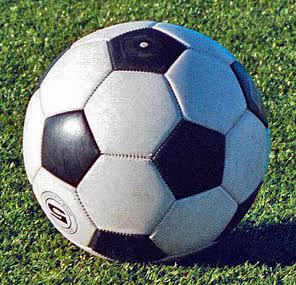
#> input picture OpenCv_Rectangle/images.jpg, 296 x 285 px
$ python main.py
#> lines starting #> are read from the running program, lines starting #| are printed output that depends on the picture
#Resmin belirli bir kısmını sarı renkli bir çerçeveyle kare veya dikdörtgen içine alın. Bu alanın içini doldurun.

import cv2
image = cv2.imread("images.jpg")
#> image is the input picture: shape (285, 296, 3); mean B, G, R 111.2, 117.3, 104
cv2.rectangle(image, (50, 50), (150, 150), (128, 0, 0), -1)
cv2.rectangle(image, (50, 50), (150, 150), (0, 255, 255), 2)
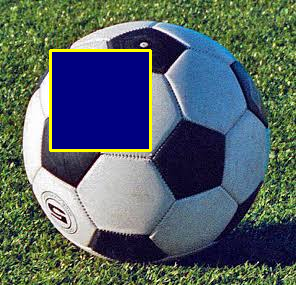
#> image: shape (285, 296, 3); mean B, G, R 101.2, 97.3, 83.8
cv2.imwrite("rectangle.jpg", image)

$ run again, with OpenCv_Rectangle/image.jpg copied over OpenCv_Rectangle/images.jpg
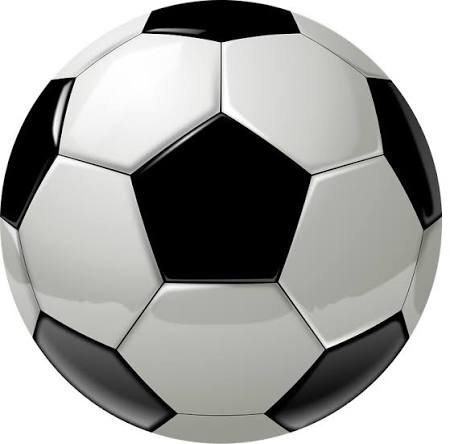
#> input picture OpenCv_Rectangle/image.jpg, 450 x 444 px
#> image is the input picture: shape (444, 450, 3); mean B, G, R 160.2, 162.1, 161.8
#> `cv2.rectangle(image, (50, 50), (150, 150), (0, 255, 255), 2)`:
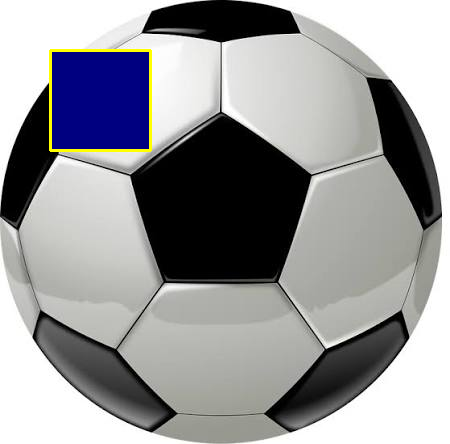
#> image: shape (444, 450, 3); mean B, G, R 154.4, 151.9, 151.6
